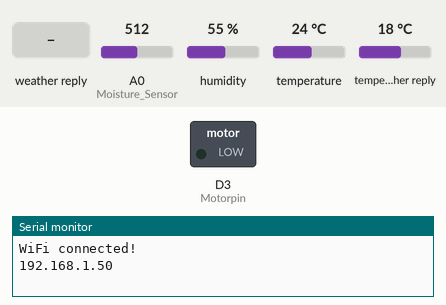
Simulated run of this sketch. Board: ESP8266 (NodeMCU). Shown: switched loads named in the sketch (green lamp = pin HIGH), the last lines printed to the serial monitor. The inputs (shaded band) are chosen by the test bench; at power-on: A0 (Moisture_Sensor) = 512, humidity 55 %, temperature 24 °C, temperature in the weather reply 18 °C. WiFi joins after 1.5 s; servers stay silent unless stated; web services answer with replies made up by the test bench.

Above: at 2.8 s.
2.9 s: A0 (Moisture_Sensor) set to 610
28.6 s: weather in the web reply set to Rain
At 31.0 s:
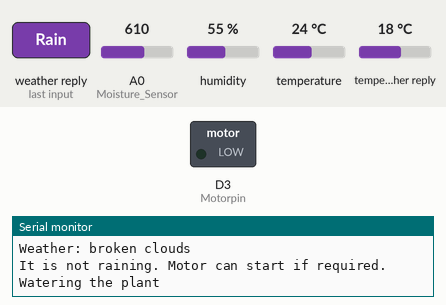
40.2 s: weather in the web reply set to Clouds
At 43.0 s:
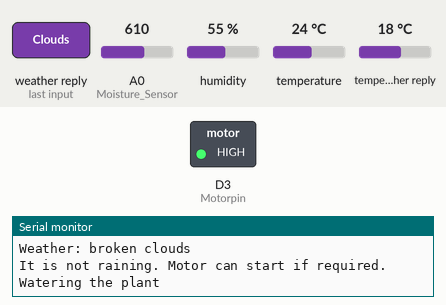
Timing chart, 0 to 58.4 s (numbered marks = the images above; inputs shaded):
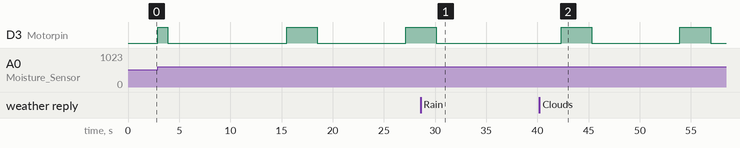

Measured:
- after the input at 28.6 s, D3 (Motorpin): goes on until 30.1 s, then stays LOW
- after the input at 40.2 s, D3 (Motorpin): alternates HIGH for 3.0 s and LOW for 8.6 s, starting after 2.1 s

The sketch:

IoT_Smart_irrigation_system.ino
```cpp
#include <ESP8266WiFi.h>
#include <ThingSpeak.h>
#include <DHT.h>
#include <ArduinoJson.h>

#define Motorpin D3       // defining motor to D3 pin
#define Moisture_Sensor A0 // defining sensor to A0 pin
#define DHTPIN D2         // Pin connected to the DHT11 sensor
#define DHTTYPE DHT11     // DHT sensor type

WiFiClient client; // ESP8266 Development Board as a client
long myChannelNumber = 2206735;
const char myWriteAPIKey[] = "DGE2VFCHE1Y91E67";

DHT dht(DHTPIN, DHTTYPE);

const char* ssid = "himanshu";
const char* password = "hhhh7777";
const char* server = "api.openweathermap.org";
const int port = 80;
const char* apiKey = "f7e4548ec3badee85a1528176109989d";
const char* location = "Nagpur";

void setup() {
  pinMode(Motorpin, OUTPUT); // setting motorpin as output
  Serial.begin(115200);

  WiFi.begin(ssid, password);

  while (WiFi.status() != WL_CONNECTED) { // check the connection
    delay(200);
  }

  Serial.println();
  Serial.println("WiFi connected!");
  Serial.println(WiFi.localIP()); // get the IP address
  ThingSpeak.begin(client);       // start server
  dht.begin();
}

void loop() {
  int value = analogRead(Moisture_Sensor); // reading the value of the moisture sensor
  float temperature = dht.readTemperature();
  float humidity = dht.readHumidity();

  // Fetch weather data
  if (WiFi.status() == WL_CONNECTED) {
    WiFiClient client;

    if (client.connect(server, port)) {
      String url = "/data/2.5/weather?q=" + String(location) + "&appid=" + String(apiKey) + "&units=metric";
      client.print(String("GET ") + url + " HTTP/1.1\r\n" +
                   "Host: " + server + "\r\n" +
                   "Connection: close\r\n\r\n");

      while (client.connected()) {
        String line = client.readStringUntil('\n');
        if (line == "\r") {
          break;
        }
      }

      String response = client.readString();

      // Parse JSON
      StaticJsonBuffer<200> jsonBuffer;
      JsonObject& json = jsonBuffer.parseObject(response);

      if (json.success()) {
        const char* weatherDesc = json["weather"][0]["description"];

        Serial.print("Weather: ");
        Serial.println(weatherDesc);

        // Check if it's raining based on weather description
        if (strstr(weatherDesc, "rain") != NULL) {
          Serial.println("It is raining. Motor will not start.");
          digitalWrite(Motorpin, LOW); // Turn off the motor
        } else {
          Serial.println("It is not raining. Motor can start if required.");
          // Motor control logic here based on soil moisture level
          if (value > 600) {
            Serial.println("Watering the plant");
            digitalWrite(Motorpin, HIGH); // Turn on the motor
            delay(3000);
            digitalWrite(Motorpin, LOW); // Turn off the motor
            delay(5000);
          } else if (value > 400 && value < 600) {
            Serial.println("Plant is moist, watering for 1s");
            digitalWrite(Motorpin, HIGH); // Turn on the motor
            delay(1000);
            digitalWrite(Motorpin, LOW); // Turn off the motor
            delay(8000);
          } else {
            digitalWrite(Motorpin, LOW); // Turn off the motor
          }
        }
      } else {
        Serial.println("Failed to parse weather JSON");
      }

      client.stop();
    } else {
      Serial.println("Failed to connect to OpenWeather API");
    }
  } else {
    Serial.println("WiFi not connected");
  }

  ThingSpeak.setField(3, temperature); // Write temperature to field 1
  ThingSpeak.setField(2, humidity);    // Write humidity to field 2
  ThingSpeak.setField(1, value);       // Write soil moisture to field 3

  int statusCode = ThingSpeak.writeFields(myChannelNumber, myWriteAPIKey);

  if (statusCode == 200) {
    Serial.println("Data sent to ThingSpeak");
    Serial.print("Temperature: ");
    Serial.print(temperature);
    Serial.print(" °C, Humidity: ");
    Serial.print(humidity);
    Serial.print(" %, Soil Moisture: ");
    Serial.println(value);
  } else {
    Serial.print("Error sending data to ThingSpeak. Status code: ");
    Serial.println(statusCode);
  }

  delay(2000); // Delay between each loop iteration
}
```
